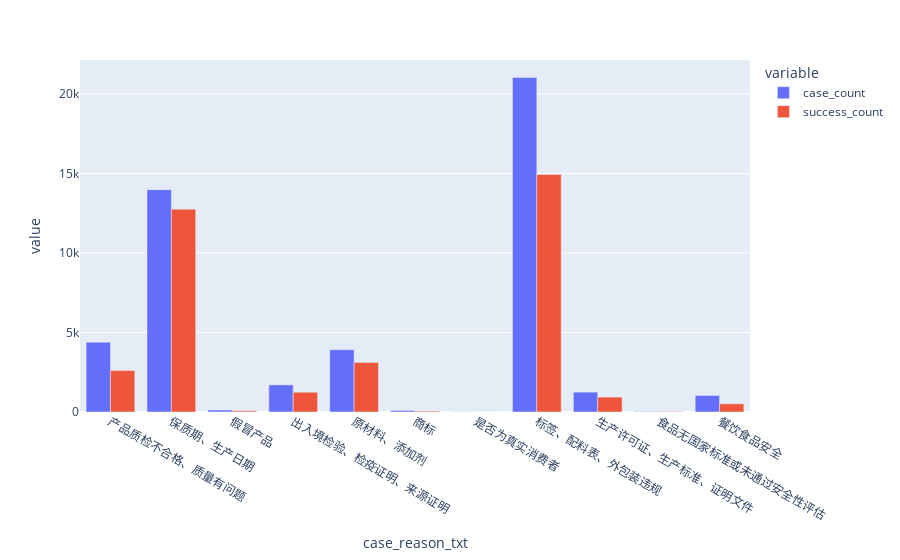

Notebook source saved alongside this figure:
### Markdown cell above
<h3>Case count distribution</h3>

### Code cell
fig = px.bar(
    reasonDist,
    x = 'case_reason_txt', 
    y = ['case_count', 'success_count'], 
    barmode="group"
)
fig.show()

### Figure 1 — Plotly figure (JSON) as saved in the notebook; plotly's stock layout.template omitted (floating-point values rounded to 4 significant figures)
{"data": [{"alignmentgroup": "True", "hovertemplate": "variable=case_count<br>case_reason_txt=%{x}<br>value=%{y}<extra></extra>", "legendgroup": "case_count", "marker": {"color": "#636efa"}, "name": "case_count", "offsetgroup": "case_count", "orientation": "v", "showlegend": true, "textposition": "auto", "type": "bar", "x": ["产品质检不合格、质量有问题", "保质期、生产日期", "假冒产品", "出入境检验、检疫证明、来源证明", "原材料、添加剂", "商标", "是否为真实消费者", "标签、配料表、外包装违规", "生产许可证、生产标准、证明文件", "食品无国家标准或未通过安全性评估", "餐饮食品安全"], "xaxis": "x", "y": [4385, 13980, 122, 1704, 3913, 94, 6, 21026, 1248, 31, 1042], "yaxis": "y"}, {"alignmentgroup": "True", "hovertemplate": "variable=success_count<br>case_reason_txt=%{x}<br>value=%{y}<extra></extra>", "legendgroup": "success_count", "marker": {"color": "#EF553B"}, "name": "success_count", "offsetgroup": "success_count", "orientation": "v", "showlegend": true, "textposition": "auto", "type": "bar", "x": ["产品质检不合格、质量有问题", "保质期、生产日期", "假冒产品", "出入境检验、检疫证明、来源证明", "原材料、添加剂", "商标", "是否为真实消费者", "标签、配料表、外包装违规", "生产许可证、生产标准、证明文件", "食品无国家标准或未通过安全性评估", "餐饮食品安全"], "xaxis": "x", "y": [2605, 12756, 72, 1244, 3117, 56, 0, 14934, 935, 29, 514], "yaxis": "y"}], "layout": {"barmode": "group", "legend": {"title": {"text": "variable"}, "tracegroupgap": 0}, "margin": {"t": 60}, "xaxis": {"anchor": "y", "domain": [0, 1], "title": {"text": "case_reason_txt"}}, "yaxis": {"anchor": "x", "domain": [0, 1], "title": {"text": "value"}}}}
